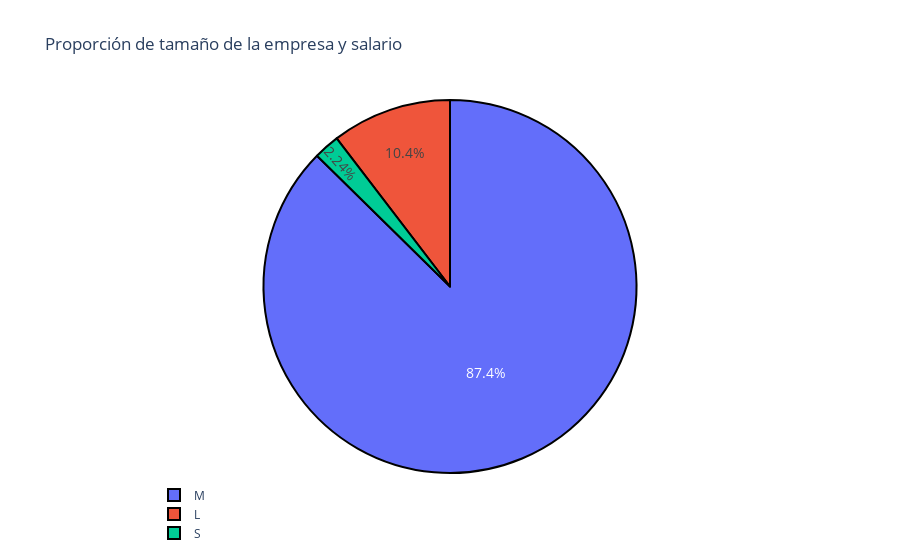

This figure's notebook cell:
### Markdown cell above
### ¿Existe una relación entre el tamaño de la empresa y el salario?

### Code cell
fig = go.Figure()
fig.add_trace(go.Pie(labels=df['company_size'], values=df['salary_in_usd'],name='Proporcion del tamaño de la empresa y salario')) 
fig.update_traces(hoverinfo='label+percent', textfont_size=14, marker=dict(line=dict(color='#000000', width=2)))
fig.update_layout(title='Proporción de tamaño de la empresa y salario')
fig.update_layout(legend=dict(x=.1, y=-.2))
fig.show()

### Figure 1 — Plotly figure (JSON) as saved in the notebook; plotly's stock layout.template omitted (floating-point values rounded to 4 significant figures; data arrays with more than 128 entries replaced by an {"elided": "..."} marker saying what was removed)
{"data": [{"hoverinfo": "label+percent", "labels": {"elided": "3755 str values"}, "marker": {"line": {"color": "#000000", "width": 2}}, "name": "Proporcion del tamaño de la empresa y salario", "textfont": {"size": 14}, "type": "pie", "values": {"elided": "3755 int values"}}], "layout": {"legend": {"x": 0.1, "y": -0.2}, "title": {"text": "Proporción de tamaño de la empresa y salario"}}}
